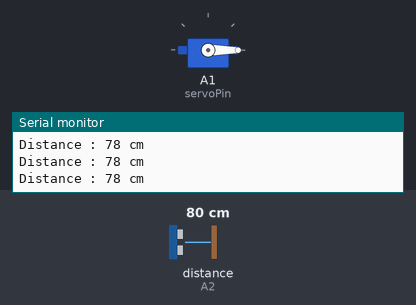
This sketch was run on a simulated Arduino Uno, built with avr-gcc and run on an emulated ATmega328P. Parts: servo, the last lines printed to the serial monitor. Wiring (inferred from the names in the program): ultrasonic range finder: trigger A3; echo A2. The inputs (shaded band) are chosen by the test bench; at power-on: distance to the obstacle (sensor on A2) 80 cm. The echo pulse lasts 58.3 µs per cm.

Above: at 1.2 s.
1.3 s: distance to the obstacle (sensor on A2) set to 33 cm
4.2 s: distance to the obstacle (sensor on A2) set to 27 cm
At 5.1 s:
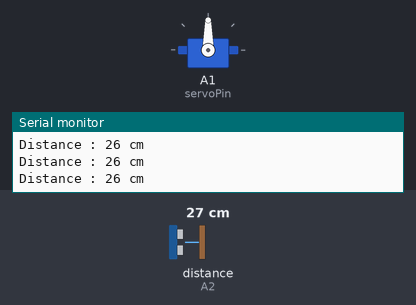
7.2 s: distance to the obstacle (sensor on A2) set to 2 cm
8.8 s: distance to the obstacle (sensor on A2) set to 120 cm
At 9.3 s:
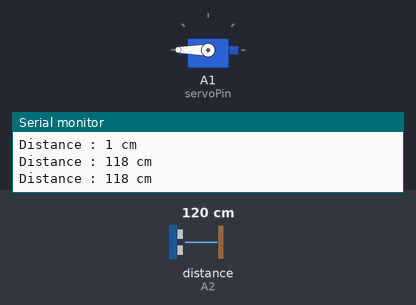
Timing chart, 0 to 11.3 s (numbered marks = the images above; inputs shaded):
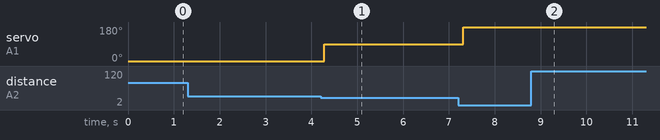

The sketch:

_Programme_projet.ino
```cpp
#include <Servo.h>

const int trigPin = A3;
const int echoPin = A2;
const int servoPin = A1;

// marron -> GND
// rouge -> 5V USB

Servo myServo;

unsigned long lastMoveTime = 0;             // Dernier mouvement
const unsigned long delayBetweenMoves = 3000; // 3 secondes = 120000 ms

int servoAngle = 0;  // Position actuelle du servo

void setup() {
  pinMode(trigPin, OUTPUT);
  pinMode(echoPin, INPUT);
  myServo.attach(servoPin);
  myServo.write(servoAngle);  // Position initiale
  Serial.begin(9600);
}

void loop() {
  long duration, distance;

  // Déclencheur ultrason
  digitalWrite(trigPin, LOW);
  delayMicroseconds(2);
  digitalWrite(trigPin, HIGH);
  delayMicroseconds(10);
  digitalWrite(trigPin, LOW);

  duration = pulseIn(echoPin, HIGH);
  distance = duration * 0.034 / 2;

  Serial.print("Distance : ");
  Serial.print(distance);
  Serial.println(" cm");

  unsigned long currentTime = millis();

  // Si un objet est détecté à moins de 30 cm ET qu'au moins 2 min se sont écoulées
  if (distance < 30 && (currentTime - lastMoveTime >= delayBetweenMoves)) {
    servoAngle += 90;  // Incrémente de 90°
    if (servoAngle > 180) {  // Pour rester dans les limites mécaniques
      servoAngle = 0;
    }

    myServo.write(servoAngle);         // Tourner le servo
    lastMoveTime = currentTime;        // Enregistrer le temps du mouvement
    Serial.print("Servo tourné à : ");
    Serial.println(servoAngle);
  }

  delay(200);  // Pause pour réduire la fréquence de lecture
}
```

Measured:
- the behaviour switches between 31 and 30 cm on distance to the obstacle (sensor on A2) (found by bisection; images 0 and 1)
- after the input at 4.2 s, servo on A1 (servoPin): 0° → 90° after 0.08 s
- after the input at 8.8 s, servo on A1 (servoPin): stays 180° (without the input it goes to 0° after 1.5 s)
